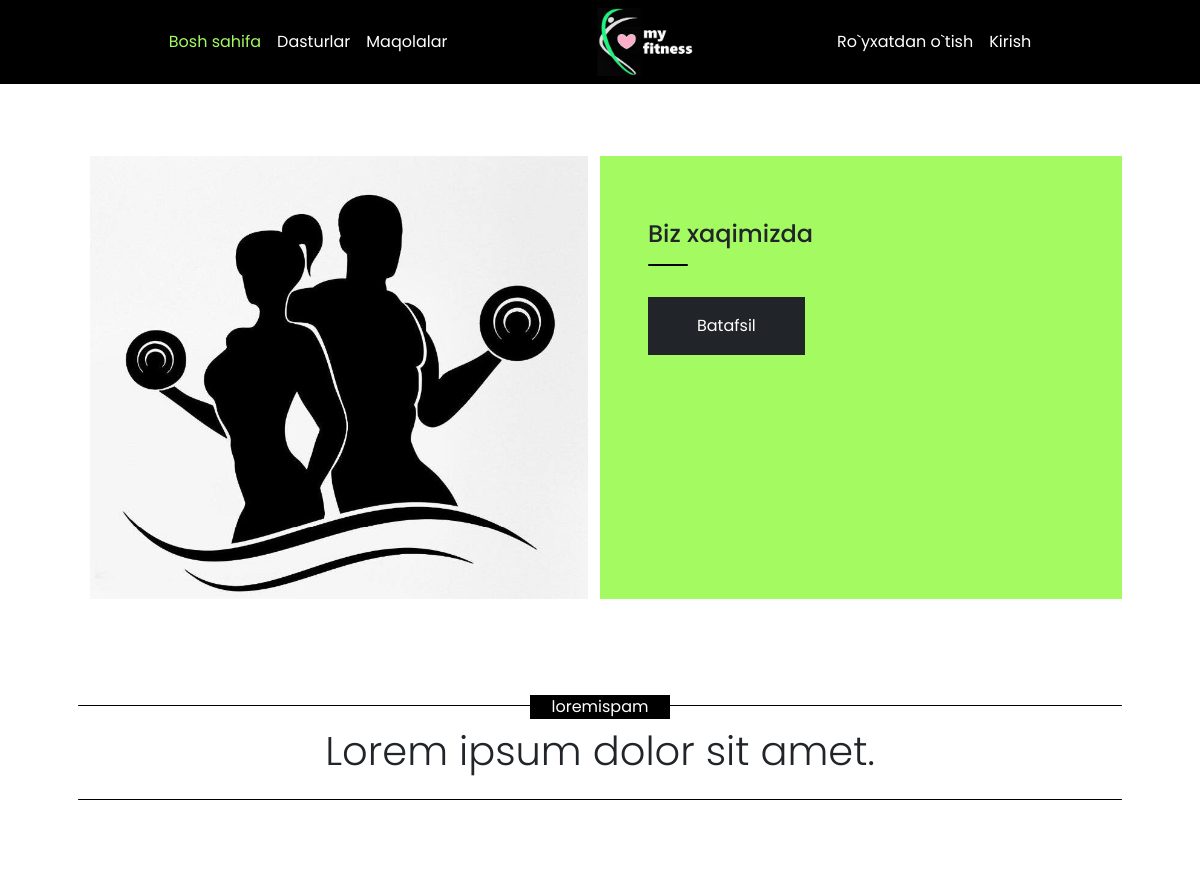
The app's page / (upper part), older data.
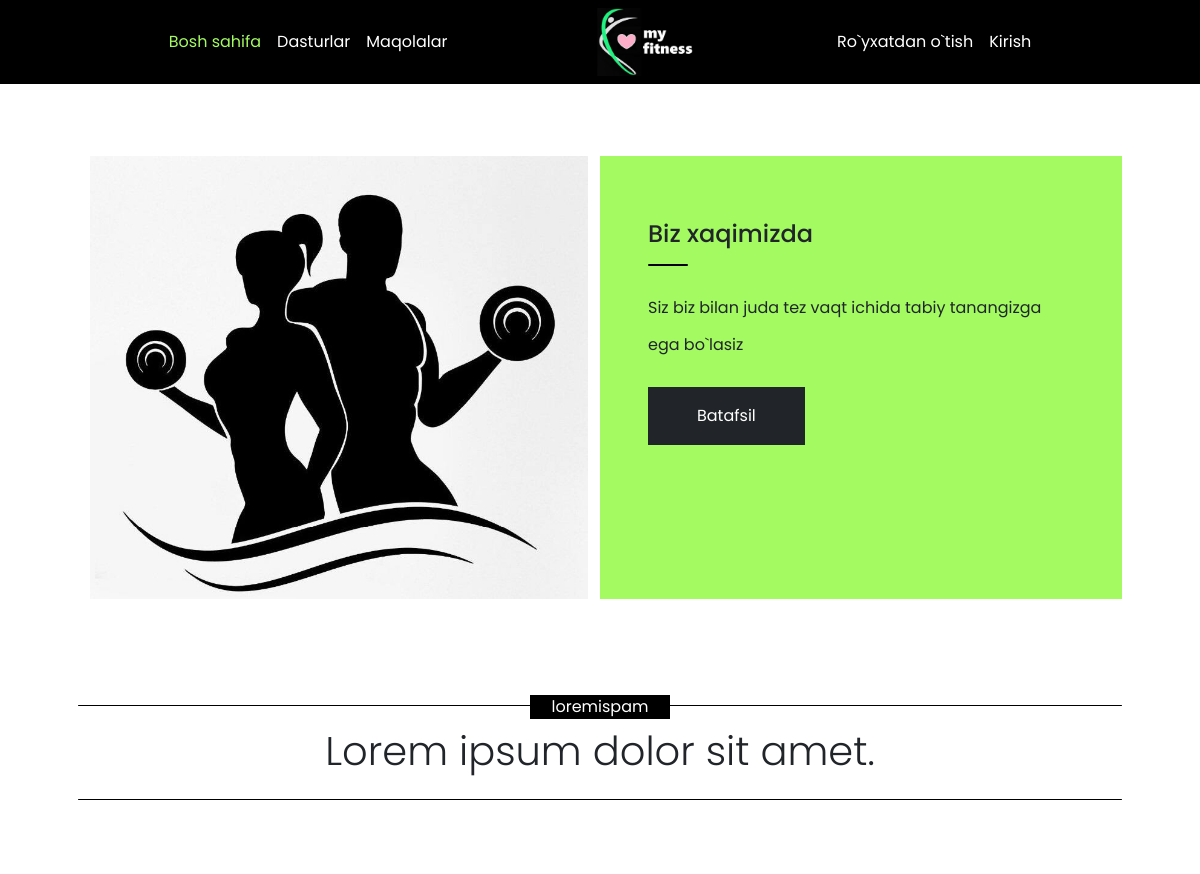
The same page, newer data.
### fitness_app/models.py (models this page shows, shortened)
class SiteInfo(models.Model):
    tg_link = models.CharField(max_length=255)
    wh_link = models.CharField(max_length=255)
    email = models.CharField(max_length=255)
    tel = models.CharField(max_length=255)
    about = models.TextField()

### fitness_app/views.py (the view)
# urls.py: path('', views.home_page, name="home"),
def home_page(request):
    info = SiteInfo.objects.first()
    context = {
        'info': info,
        'home': 'active'
    }
    return render(request, 'home.html', context)

### templates/home.html (shortened to what this page needs)
{% extends 'main.html' %}
{% load static %}
{% block content %}
<section>
    <div class="container mt-5">
      <div class="row d-sm-flex justify-content-sm-center px-lg-5 pt-4">
        <div class="col-12 col-lg-6 pb-3 d-sm-flex justify-content-sm-center">
          <img src="{% static 'images/main.jpg' %}" alt="Img" class="img-fluid">
        </div>
        <div
          class="col-12 col-lg-6 mt-md-0 mt-4 p-0   pb-3 d-sm-flex justify-content-sm-center d-flex justify-content-center">
          <div class="green  p-sm-5 p-3 card-body">
            <h4 class="card-title pt-3">Biz xaqimizda</h4>
            <span class="u-dark"></span>
            <p class="w-100 mt-lg-3 mt-2 card-text">
              {{ info.about }}
            </p>
            <button id="chat_submit" class="btn btn-dark brr-0 mt-md-2 mt-lg-2  mt-0 mb-3 px-5 py-3">Batafsil</button>
          </div>
        </div>
      </div>
    </div>
  </section>
  <section class="container mt-80">
    <div class="row px-lg-5">
      <div class="col-12 position-relative p-0">
        <p class="bg-1">loremispam</p>
        <p class="text-center text-sm-center mt-2 display-6">Lorem ipsum dolor sit amet.</p>
        <div class="ul-dark2 mt-4"></div>
      </div>
    </div>
  </section>
{% endblock %}

Row changes from the older to the newer data that the page shows:
added SiteInfo: about "Siz biz bilan juda tez vaqt ichida tabiy tanangizga ega bo`lasiz"
